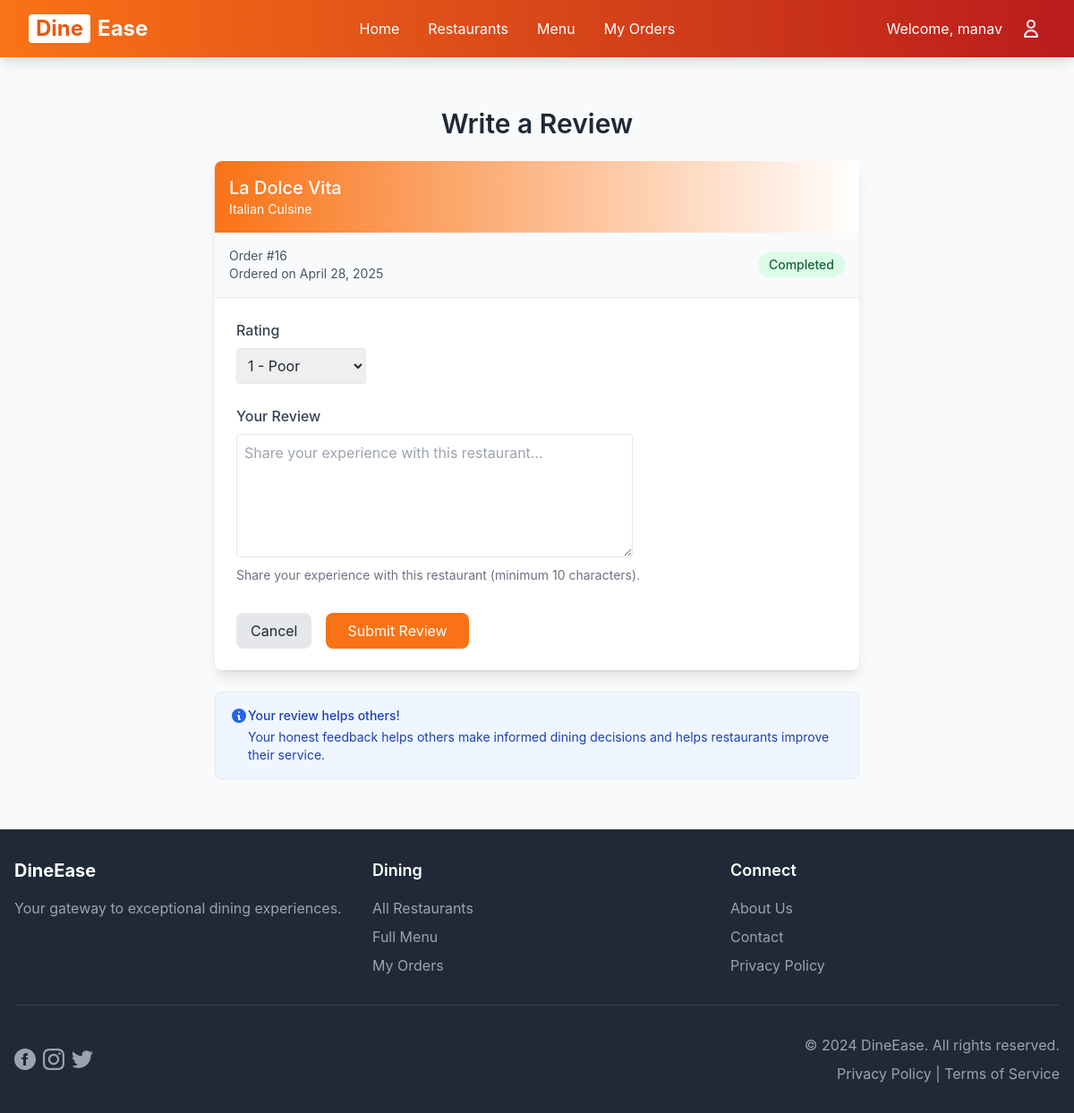
/orders/16/review/ (signed in), run on the app's committed database.
### main/models.py (models this page shows, shortened)
class Restaurant(models.Model):
    CUISINE_CHOICES = [
        ('korean','Korean'),
        ('italian', 'Italian'),
        ('japanese','Japanese'),
        ('mexican','Mexican'),
        ('chinese', 'Chinese'),
        ('thai', 'Thai'),
        ('spanish','Spanish'),
        ('indian', 'Indian'),
    ]
    name = models.CharField(max_length=255)
    location = models.CharField(max_length=255)
    description = models.TextField(blank=True)
    image = models.CharField(max_length=255, blank=True, null=True, help_text="Relative path to image in static/images/restaurants/")
    cuisine = models.CharField(
        max_length=20,
        choices=CUISINE_CHOICES,
        default='indian'
    )

class Order(models.Model):
    STATUS_CHOICES = [
        ('Pending', 'Pending'),
        ('Preparing', 'Preparing'),
        ('Completed', 'Completed'),
        ('Cancelled', 'Cancelled'),
    ]
    user = models.ForeignKey(User, on_delete=models.CASCADE, null=True, blank=True)
    guest_id = models.UUIDField(default=uuid.uuid4, editable=False, null=True, blank=True)
    restaurant = models.ForeignKey(Restaurant, on_delete=models.CASCADE)
    status = models.CharField(max_length=20, choices=STATUS_CHOICES, default='Pending')
    total_price = models.DecimalField(max_digits=8, decimal_places=2, default=0.00, editable=False)
    discount_applied = models.DecimalField(max_digits=8, decimal_places=2, default=0.00)
    coupon = models.ForeignKey(Coupon, null=True, blank=True, on_delete=models.SET_NULL)
    created_at = models.DateTimeField(auto_now_add=True)
    has_been_reviewed = models.BooleanField(default=False)
    def __init__(self, *args, **kwargs):
        super().__init__(*args, **kwargs)
        self.skip_price_calculation = False

### main/views.py (the view)
# urls.py: path('orders/<int:order_id>/review/', views.submit_review, name='submit_review'),
@login_required
def submit_review(request, order_id):
    try:
        order = get_object_or_404(Order, id=order_id, user=request.user)
        if order.status != 'Completed':
            messages.error(request, 'You can only review completed orders.')
            return redirect('order_summary', order_id=order.id)
        if order.has_been_reviewed:
            messages.info(request, 'You have already reviewed this order.')
            return redirect('order_summary', order_id=order.id)
        restaurant = order.restaurant
        if request.method == 'POST':
            form = ReviewForm(request.POST)
            if form.is_valid():
                review = Review(
                    user=request.user,
                    restaurant=restaurant,
                    rating=form.cleaned_data['rating'],
                    review_text=form.cleaned_data['review_text']
                )
                if 'name' in form.cleaned_data and form.cleaned_data['name']:
                    review.name = form.cleaned_data['name']
                review.save()
                order.has_been_reviewed = True
                order.save()
                messages.success(request, 'Thank you for your review!')
                return redirect('order_history')
        else:
            form = ReviewForm()
        context = {
            'form': form,
            'order': order,
            'restaurant': restaurant
        }
        return render(request, 'main/review_form.html', context)
    except Exception as e:
        messages.error(request, f'Error submitting review: {str(e)}')
        return redirect('order_history')

### main/forms.py (shortened to what this page needs)
class ReviewForm(forms.Form):
    rating = forms.ChoiceField(
        label="Rating",
        choices=Review.RATING_CHOICES,
        widget=forms.Select(attrs={
            'class': 'form-select border p-2 rounded'
        })
    )
    review_text = forms.CharField(
        label="Your Review",
        widget=forms.Textarea(attrs={
            'class': 'form-textarea border p-2 rounded',
            'placeholder': 'Share your experience with this restaurant...',
            'rows': 5
        })
    )
    name = forms.CharField(
        label="Your Name (optional if logged in)",
        max_length=100,
        required=False,
        widget=forms.TextInput(attrs={
            'class': 'form-input border p-2 rounded',
            'placeholder': 'Enter your name'
        })
    )

### hotel_management/urls.py (called while the page is built)
    def __call__(self, request):
        logger.info(f"Received request: {request.method} {request.path}")
        response = self.get_response(request)
        logger.info(f"Response status: {response.status_code}")
        return response

### main/templates/main/review_form.html (shortened to what this page needs)
{% extends 'main/base.html' %}
{% block content %}
<div class="max-w-3xl mx-auto p-6">
    <h2 class="text-3xl font-semibold mb-6 text-center">Write a Review</h2>
    <div class="bg-white rounded-lg shadow-lg overflow-hidden mb-6">
        <div class="bg-gradient-to-r from-orange-500 to-red-600 p-4 text-white">
            <h3 class="text-xl font-medium">{{ restaurant.name }}</h3>
            <p class="text-sm opacity-90">{{ restaurant.cuisine|title }} Cuisine</p>
        </div>
        <div class="bg-gray-50 p-4 border-b">
            <div class="flex justify-between items-center">
                <div>
                    <p class="text-gray-600 text-sm">Order #{{ order.id }}</p>
                    <p class="text-gray-600 text-sm">Ordered on {{ order.created_at|date:"F j, Y" }}</p>
                </div>
                <span class="px-3 py-1 rounded-full text-sm font-medium bg-green-100 text-green-800">
                    Completed
                </span>
            </div>
        </div>
        <div class="p-6">
            <form method="post">
                <div class="mb-6">
                    <label for="{{ form.rating.id_for_label }}" class="block text-gray-700 font-medium mb-2">
                        {{ form.rating.label }}
                    </label>
                    {{ form.rating }}
                </div>
                <div class="mb-6">
                    <label for="{{ form.review_text.id_for_label }}" class="block text-gray-700 font-medium mb-2">
                        {{ form.review_text.label }}
                    </label>
                    {{ form.review_text }}
                    <p class="text-gray-500 text-sm mt-1">Share your experience with this restaurant (minimum 10 characters).</p>
                </div>
                <div class="flex items-center justify-end space-x-4 mt-8">
                    <a href="{% url 'order_summary' order.id %}"
                       class="px-4 py-2 bg-gray-200 hover:bg-gray-300 text-gray-800 rounded-lg transition-colors">
                        Cancel
                    </a>
                    <button type="submit"
                            class="px-6 py-2 bg-orange-500 hover:bg-orange-600 text-white rounded-lg transition-colors">
                        Submit Review
                    </button>
                </div>
            </form>
        </div>
    </div>
    <div class="bg-blue-50 border border-blue-200 rounded-lg p-4 text-blue-800 text-sm">
        <div class="flex items-start">
            <div class="flex-shrink-0 mt-0.5">
                <svg class="h-5 w-5 text-blue-600" fill="currentColor" viewBox="0 0 20 20">
                    <path fill-rule="evenodd" d="M18 10a8 8 0 11-16 0 8 8 0 0116 0zm-7-4a1 1 0 11-2 0 1 1 0 012 0zM9 9a1 1 0 000 2v3a1 1 0 001 1h1a1 1 0 100-2v-3a1 1 0 00-1-1H9z" clip-rule="evenodd"></path>
                </svg>
            </div>
            <div class="ml-3">
                <p class="font-medium">Your review helps others!</p>
                <p class="mt-1">Your honest feedback helps others make informed dining decisions and helps restaurants improve their service.</p>
            </div>
        </div>
    </div>
</div>
{% endblock %}

### main/templates/main/base.html (shortened to what this page needs)
<!DOCTYPE html>
<html lang="en">
<head>
    {% load static %}
    <link rel="stylesheet" href="{% static 'css/output.css' %}">
</head>
<body class="bg-gray-50 flex flex-col min-h-screen">
    <nav class="gradient-orange text-white shadow-lg" x-data="{ isOpen: false, profileOpen: false }">
        <div class="max-w-7xl mx-auto px-4 sm:px-6 lg:px-8">
            <div class="flex justify-between items-center h-16">
                <div class="flex-shrink-0">
                    <a href="/" class="text-2xl font-bold text-white flex items-center hover:opacity-90 transition duration-300">
                        <span class="bg-white text-orange-600 px-2 rounded mr-2">Dine</span>
                        <span class="text-white">Ease</span>
                    </a>
                </div>
                <div class="hidden md:flex space-x-8">
                    {% if user.is_authenticated and user.owner_profile %}
                        <a href="{% url 'owner_dashboard' %}" class="text-white hover:text-orange-200 transition duration-300 font-medium">Dashboard</a>
                        <a href="{% url 'owner_menu_edit' %}" class="text-white hover:text-orange-200 transition duration-300">Menu Management</a>
                        <a href="{% url 'owner_orders' %}" class="text-white hover:text-orange-200 transition duration-300">Orders</a>
                        <a href="{% url 'owner_settings' %}" class="text-white hover:text-orange-200 transition duration-300">Settings</a>
                    {% else %}
                        <a href="/" class="text-white hover:text-orange-200 transition duration-300">Home</a>
                        <a href="/restaurants" class="text-white hover:text-orange-200 transition duration-300">Restaurants</a>
                        <a href="/menu" class="text-white hover:text-orange-200 transition duration-300">Menu</a>
                        {% if user.is_authenticated %}
                            <a href="{% url 'order_history' %}" class="text-white hover:text-orange-200 transition duration-300">My Orders</a>
                        {% endif %}
                    {% endif %}
                </div>
                <div class="hidden md:flex items-center space-x-4">
                    {% if user.is_authenticated %}
                        <span class="text-white">Welcome, {{ user.username }}</span>
                        <div class="relative" x-data="{ open: false }">
                            <button @click="open = !open"
                                    class="text-white hover:text-orange-200 p-1 rounded-full hover:bg-white/10 transition duration-300 flex items-center">
                                <svg class="w-6 h-6" fill="none" stroke="currentColor" viewBox="0 0 24 24">
                                    <path stroke-linecap="round" stroke-linejoin="round" stroke-width="2" d="M16 7a4 4 0 11-8 0 4 4 0 018 0zM12 14a7 7 0 00-7 7h14a7 7 0 00-7-7z"/>
                                </svg>
                            </button>
                        </div>
                    {% endif %}
                </div>
            </div>
        </div>
    </nav>
    <main class="flex-grow text-gray-800">
        <div class="container mx-auto px-4 py-8">
            {% block content %}{% endblock %}
        </div>
    </main>
    <footer class="bg-gray-800 text-white py-8 mt-auto">
        <div class="container mx-auto px-4">
            <div class="grid grid-cols-1 md:grid-cols-3 gap-8">
                <div>
                    <h3 class="text-xl font-bold mb-4">DineEase</h3>
                    <p class="text-gray-400">Your gateway to exceptional dining experiences.</p>
                </div>
                <div>
                    <h4 class="text-lg font-semibold mb-4">Dining</h4>
                    <ul class="space-y-2">
                        <li><a href="/restaurants" class="text-gray-400 hover:text-white transition duration-300">All Restaurants</a></li>
                        <li><a href="/menu" class="text-gray-400 hover:text-white transition duration-300">Full Menu</a></li>
                        <li><a href="{% url 'order_history' %}" class="text-gray-400 hover:text-white transition duration-300">My Orders</a></li>
                    </ul>
                </div>
                <div>
                    <h4 class="text-lg font-semibold mb-4">Connect</h4>
                    <ul class="space-y-2">
                        <li><a href="/aboutus" class="text-gray-400 hover:text-white transition duration-300">About Us</a></li>
                        <li><a href="/contact" class="text-gray-400 hover:text-white transition duration-300">Contact</a></li>
                        <li><a href="#" class="text-gray-400 hover:text-white transition duration-300">Privacy Policy</a></li>
                    </ul>
                </div>
            </div>
            <div class="mt-8 pt-8 border-t border-gray-700">
                <div class="flex flex-col md:flex-row justify-between items-center">
                    <div class="flex items-center space-x-4 mb-4 md:mb-0">
                        <div class="flex space-x-2">
                            <a href="#" class="text-gray-400 hover:text-white transition duration-300">
                                <svg class="w-6 h-6" fill="currentColor" viewBox="0 0 24 24"><path d="M12 0c-6.627 0-12 5.373-12 12s5.373 12 12 12 12-5.373 12-12-5.373-12-12-12zm3 8h-1.35c-.538 0-.65.221-.65.778v1.222h2l-.209 2h-1.791v7h-3v-7h-2v-2h2v-2.308c0-1.769.931-2.692 3.029-2.692h1.971v3z"/></svg>
                            </a>
                            <a href="#" class="text-gray-400 hover:text-white transition duration-300">
                            </a>
                            <a href="#" class="text-gray-400 hover:text-white transition duration-300">
                            </a>
                        </div>
                    </div>
                    <div class="mt-4 md:mt-0 text-center md:text-right text-gray-400">
                        <p>&copy; 2024 DineEase. All rights reserved.</p>
                        <p class="mt-2">
                            <a href="#" class="hover:text-white transition duration-300">Privacy Policy</a> |
                            <a href="#" class="hover:text-white transition duration-300">Terms of Service</a>
                        </p>
                    </div>
                </div>

### main/templates/main/base.html (style rules this page uses)
body { font-family: -apple-system, BlinkMacSystemFont, "Segoe UI", Roboto, "Helvetica Neue", Arial, sans-serif; }
.gradient-orange { background-image: linear-gradient(to right, #f97316, #b91c1c); }

### data on the page
Restaurant: name "La Dolce Vita", cuisine "Italian"
Order: id "16", created_at "April 28, 2025"

### other printed values
{{ user.username }} "manav"
